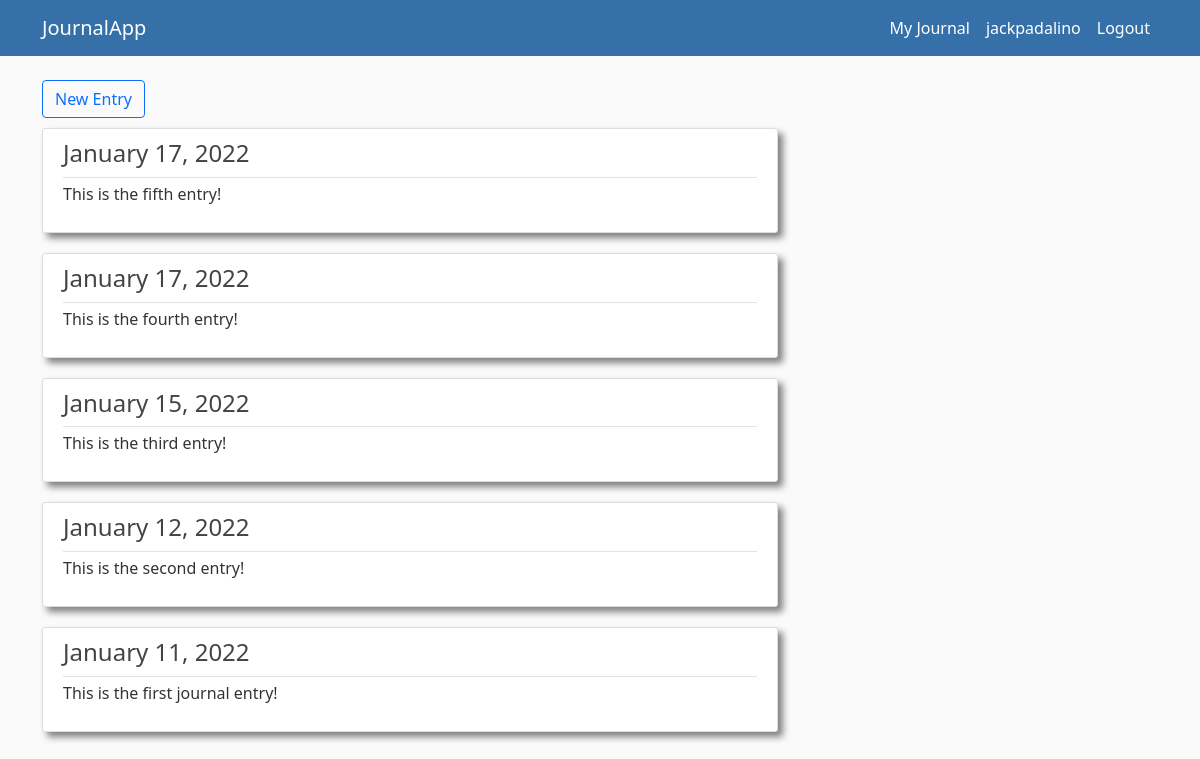
The page /journal/ (signed in) on the database as committed earlier.
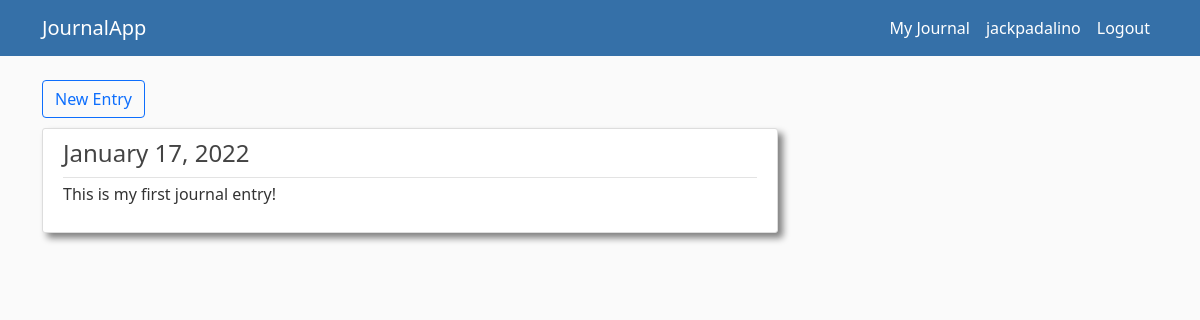
The same page on the database as committed later.
### journal/models.py (models this page shows, shortened)
class Entry(models.Model):
    title = models.CharField(max_length=100)
    content = models.TextField()
    date_posted = models.DateTimeField(default=timezone.now)
    author = models.ForeignKey(User,on_delete=models.CASCADE)

### journal/views.py (the view)
# urls.py: path('journal/', EntryListView.as_view(),name='journal'),
class EntryListView(ListView):
    def get_queryset(self):
        entries = Entry.objects.filter(author=self.request.user)
        entries = entries.order_by('-date_posted')
        return entries
    template_name = 'journal/journal.html'
    context_object_name = 'entries'

### journal/templates/journal/journal.html
{% extends "journal/base.html" %}
{% block content %}
{% if entries %}
    <a class="btn btn-outline-primary" href="{% url 'new-entry' %}">New Entry</a>
    {% for entry in entries %}
        <article class="media content-section">
            <div class="media-body">
                <div class="article-metadata">
                    <h4><a class="article-title" href="{% url 'entry-details' entry.id %}">{{ entry.date_posted|date:"F j, Y" }}</a></h4>
                </div>
                <p class="article-content">{{ entry.content }}</p>
            </div>
        </article>
    {% endfor %}
{% else %}
    <h1>You don't have any entries yet!</h1>
    <a class="btn btn-outline-primary" href="{% url 'new-entry' %}">New Entry</a>
{% endif %}
{% endblock content %}

### journal/templates/journal/base.html (shortened to what this page needs)
{% load static %}
<!DOCTYPE html>
<html>
<head>
    <link href="https://cdn.jsdelivr.net/npm/bootstrap@5.1.3/dist/css/bootstrap.min.css" rel="stylesheet">
    <link rel='stylesheet' type='text/css' href="{% static 'journal/main.css' %}">
</head>
<body>
    <header class="site-header">
        <nav class="navbar navbar-expand-md navbar-dark main-navigation-bar fixed-top">
            <div class="container">
                <a class="navbar-brand mr-4" href="{% url 'journalhome' %}">JournalApp</a>
                <div class="collapse navbar-collapse justify-content-end" id="navbarToggle">
                    <div class="navbar-nav">
                        {% if user.is_authenticated %}
                            <a class="nav-item nav-link" href="{% url 'journal' %}">My Journal</a>
                            <a class="nav-item nav-link" href="{% url 'profile' %}">{{ user.username }}</a>
                            <a class="nav-item nav-link" href="{% url 'logout' %}">Logout</a>
                        {% else %}
                            <a class="nav-item nav-link" href="{% url 'login' %}">Login</a>
                            <a class="nav-item nav-link" href="{% url 'register' %}">Register</a>
                        {% endif %}
                    </div>
                </div>
            </div>
        </nav>
    </header>
    <main role="main" class="container">
        <div class="row">
            <div class="col-md-8">
                {% block content %}{% endblock %}
            </div>
        </div>
    </main>
</body>
</html>

### journal/static/journal/main.css (style rules this page uses)
body { background: #fafafa; color: #333333; margin-top: 5rem; }
h1, h2, h3, h4, h5, h6 { color: #444444; }
.main-navigation-bar { background-color: rgb(53, 112, 168); }
.site-header .navbar-nav .nav-link { color: #ffffff; }
.content-section { background: #ffffff; padding: 10px 20px; border: 1px solid #dddddd; border-radius: 3px; margin-bottom: 20px; margin-top: 10px; box-shadow: 5px 5px 7px grey; }
.article-title { color: #444444; text-decoration: none; }
.article-content { white-space: pre-line; }
.article-metadata { padding-bottom: 1px; margin-bottom: 4px; border-bottom: 1px solid #e3e3e3; text-decoration: none; }

Rows that differ between the two databases and show on the page:
removed Entry: date_posted "January 17, 2022", content "This is the fifth entry!"
removed Entry: date_posted "January 17, 2022", content "This is the fourth entry!"
removed Entry: date_posted "January 15, 2022", content "This is the third entry!"
removed Entry: date_posted "January 12, 2022", content "This is the second entry!"
removed Entry: date_posted "January 11, 2022", content "This is the first journal entry!"
added Entry: date_posted "January 17, 2022", content "This is my first journal entry!"
